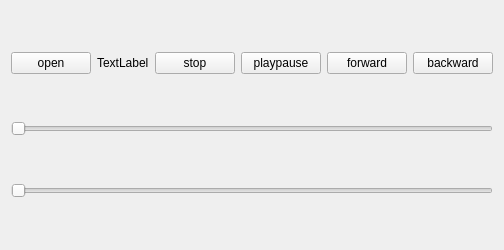
<?xml version="1.0" encoding="UTF-8"?>
<ui version="4.0">
 <class>player</class>
 <widget class="QWidget" name="player">
  <property name="geometry">
   <rect>
    <x>0</x>
    <y>0</y>
    <width>498</width>
    <height>250</height>
   </rect>
  </property>
  <property name="windowTitle">
   <string>player</string>
  </property>
  <layout class="QVBoxLayout" name="verticalLayout">
   <item>
    <layout class="QHBoxLayout" name="horizontalLayout">
     <item>
      <widget class="QPushButton" name="open">
       <property name="text">
        <string>open</string>
       </property>
      </widget>
     </item>
     <item>
      <widget class="QLabel" name="end">
       <property name="text">
        <string>TextLabel</string>
       </property>
      </widget>
     </item>
     <item>
      <widget class="QPushButton" name="stop">
       <property name="text">
        <string>stop</string>
       </property>
      </widget>
     </item>
     <item>
      <widget class="QPushButton" name="playpause">
       <property name="text">
        <string>playpause</string>
       </property>
      </widget>
     </item>
     <item>
      <widget class="QPushButton" name="forward">
       <property name="text">
        <string>forward</string>
       </property>
      </widget>
     </item>
     <item>
      <widget class="QPushButton" name="backward">
       <property name="text">
        <string>backward</string>
       </property>
      </widget>
     </item>
    </layout>
   </item>
   <item>
    <layout class="QVBoxLayout" name="av"/>
   </item>
   <item>
    <widget class="QSlider" name="sick">
     <property name="orientation">
      <enum>Qt::Horizontal</enum>
     </property>
    </widget>
   </item>
   <item>
    <widget class="QSlider" name="volum">
     <property name="orientation">
      <enum>Qt::Horizontal</enum>
     </property>
    </widget>
   </item>
  </layout>
 </widget>
 <layoutdefault spacing="6" margin="11"/>
 <resources/>
 <connections/>
</ui>
